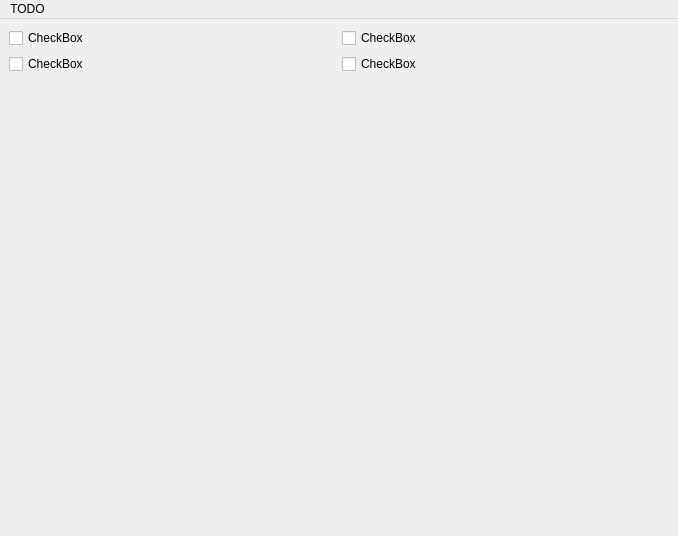
<?xml version="1.0" encoding="UTF-8"?>
<ui version="4.0">
 <class>PlaneCalibration</class>
 <widget class="QMainWindow" name="PlaneCalibration">
  <property name="geometry">
   <rect>
    <x>0</x>
    <y>0</y>
    <width>678</width>
    <height>536</height>
   </rect>
  </property>
  <property name="windowTitle">
   <string>MainWindow</string>
  </property>
  <widget class="QWidget" name="centralwidget">
   <layout class="QGridLayout" name="gridLayout_2">
    <item row="0" column="0">
     <layout class="QVBoxLayout" name="verticalLayout">
      <item>
       <layout class="QGridLayout" name="gridLayout" rowstretch="0,0" columnstretch="0,0" rowminimumheight="0,0">
        <property name="sizeConstraint">
         <enum>QLayout::SetMinimumSize</enum>
        </property>
        <property name="spacing">
         <number>-1</number>
        </property>
        <item row="0" column="0">
         <widget class="QCheckBox" name="checkBox_1">
          <property name="text">
           <string>CheckBox</string>
          </property>
         </widget>
        </item>
        <item row="0" column="1">
         <widget class="QCheckBox" name="checkBox_2">
          <property name="text">
           <string>CheckBox</string>
          </property>
         </widget>
        </item>
        <item row="1" column="0">
         <widget class="QCheckBox" name="checkBox_3">
          <property name="text">
           <string>CheckBox</string>
          </property>
         </widget>
        </item>
        <item row="1" column="1">
         <widget class="QCheckBox" name="checkBox_4">
          <property name="enabled">
           <bool>true</bool>
          </property>
          <property name="sizePolicy">
           <sizepolicy hsizetype="Preferred" vsizetype="Preferred">
            <horstretch>0</horstretch>
            <verstretch>0</verstretch>
           </sizepolicy>
          </property>
          <property name="text">
           <string>CheckBox</string>
          </property>
         </widget>
        </item>
       </layout>
      </item>
      <item>
       <spacer name="horizontalSpacer">
        <property name="orientation">
         <enum>Qt::Horizontal</enum>
        </property>
        <property name="sizeType">
         <enum>QSizePolicy::MinimumExpanding</enum>
        </property>
        <property name="sizeHint" stdset="0">
         <size>
          <width>40</width>
          <height>10</height>
         </size>
        </property>
       </spacer>
      </item>
      <item>
       <widget class="qt_visualization::PlaneCalibrationQGL" name="widget" native="true">
        <property name="sizePolicy">
         <sizepolicy hsizetype="Preferred" vsizetype="Minimum">
          <horstretch>0</horstretch>
          <verstretch>1</verstretch>
         </sizepolicy>
        </property>
       </widget>
      </item>
     </layout>
    </item>
   </layout>
  </widget>
  <widget class="QMenuBar" name="menubar">
   <property name="geometry">
    <rect>
     <x>0</x>
     <y>0</y>
     <width>678</width>
     <height>21</height>
    </rect>
   </property>
   <widget class="QMenu" name="menuTodo">
    <property name="title">
     <string>TODO</string>
    </property>
   </widget>
   <addaction name="menuTodo"/>
  </widget>
 </widget>
 <customwidgets>
  <customwidget>
   <class>qt_visualization::PlaneCalibrationQGL</class>
   <extends>QWidget</extends>
   <header>qt_visualization/plane_calibration_qgl.hpp</header>
   <container>1</container>
  </customwidget>
 </customwidgets>
 <resources/>
 <connections/>
</ui>
